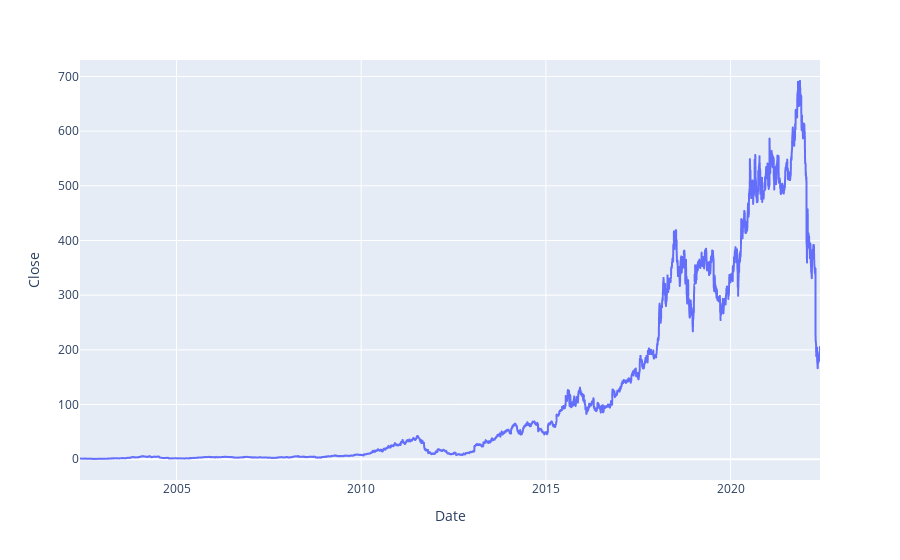

This figure's notebook cell:
### Markdown cell above
# Time series graph of data

### Code cell
fig = px.line(df, x='Date', y='Close')
fig.show()

### Figure 1 — Plotly figure (JSON) as saved in the notebook; plotly's stock layout.template omitted (floating-point values rounded to 4 significant figures; data arrays with more than 128 entries replaced by an {"elided": "..."} marker saying what was removed)
{"data": [{"hovertemplate": "Date=%{x}<br>Close=%{y}<extra></extra>", "legendgroup": "", "line": {"color": "#636efa", "dash": "solid"}, "marker": {"symbol": "circle"}, "mode": "lines", "name": "", "showlegend": false, "type": "scattergl", "x": {"elided": "5044 str values"}, "xaxis": "x", "y": {"elided": "5044 float values"}, "yaxis": "y"}], "layout": {"legend": {"tracegroupgap": 0}, "margin": {"t": 60}, "xaxis": {"anchor": "y", "domain": [0, 1], "title": {"text": "Date"}}, "yaxis": {"anchor": "x", "domain": [0, 1], "title": {"text": "Close"}}}}
